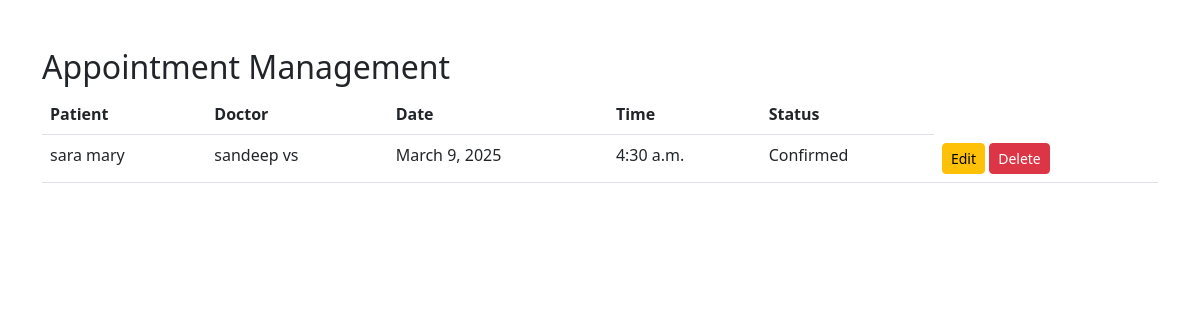
The app's page /appointments/ with its own data.
### patient/models.py (models this page shows, shortened)
class Appointment(models.Model):
    patient = models.ForeignKey(Patient, on_delete=models.CASCADE)
    doctor = models.ForeignKey(Doctor, on_delete=models.CASCADE, related_name="appointments")  # ✅ Ensure this exists
    appointment_date = models.DateField()
    appointment_time = models.TimeField()
    status = models.CharField(max_length=20, choices=[('Pending', 'Pending'), ('Confirmed', 'Confirmed'), ('Cancelled', 'Cancelled')], default='Pending')

class Patient(models.Model):
    first_name = models.CharField(max_length=100)
    last_name = models.CharField(max_length=100)
    email = models.EmailField(unique=True)
    phone = models.IntegerField()
    dob = models.DateField()
    address = models.TextField()
    gender = models.CharField(max_length=10, choices=[('Male', 'Male'), ('Female', 'Female'), ('Other', 'Other')])

class Doctor(models.Model):
    name = models.CharField(max_length=255)
    specialty = models.CharField(max_length=255)
    email = models.EmailField(unique=True)
    phone = models.CharField(max_length=15)

### adminapp/views.py (the view)
# urls.py: path('appointments/', appointment_list, name='appointment_list'),
def appointment_list(request):
    appointments = Appointment.objects.all()
    return render(request, 'admin/appointment_list.html', {'appointments': appointments})

### templates/admin/appointment_list.html (shortened to what this page needs)
<!DOCTYPE html>
<html>
<head>
    <link rel="stylesheet" href="https://cdn.jsdelivr.net/npm/bootstrap@5.3.0/dist/css/bootstrap.min.css">
</head>
<body>
    <div class="container mt-5">
        <h2>Appointment Management</h2>
        <table class="table">
            <thead>
                <tr>
                    <th>Patient</th>
                    <th>Doctor</th>
                    <th>Date</th>
                    <th>Time</th>
                    <th>Status</th>
                </tr>
            </thead>
            <tbody>
                {% for appointment in appointments %}
                <tr>
                    <td>{{ appointment.patient.first_name }} {{ appointment.patient.last_name }}</td>
                    <td>{{ appointment.doctor.name }}</td>
                    <td>{{ appointment.appointment_date }}</td>
                    <td>{{ appointment.appointment_time }}</td>
                    <td>{{ appointment.status }}</td>
                    <td>
                        <a href="{% url 'update_appointment' appointment.id %}" class="btn btn-warning btn-sm">Edit</a>
                        <a href="{% url 'delete_appointment' appointment.id %}" class="btn btn-danger btn-sm">Delete</a>
                    </td>
                </tr>
                {% empty %}
                <tr>
                    <td colspan="6" class="text-center">No appointments found.</td>
                </tr>
                {% endfor %}
            </tbody>
        </table>
    </div>
</body>
</html>

### records on screen
Appointment: patient.first_name "sara", patient.last_name "mary", doctor.name "sandeep vs", appointment_date "March 9, 2025", appointment_time "4:30 a.m.", status "Confirmed"
